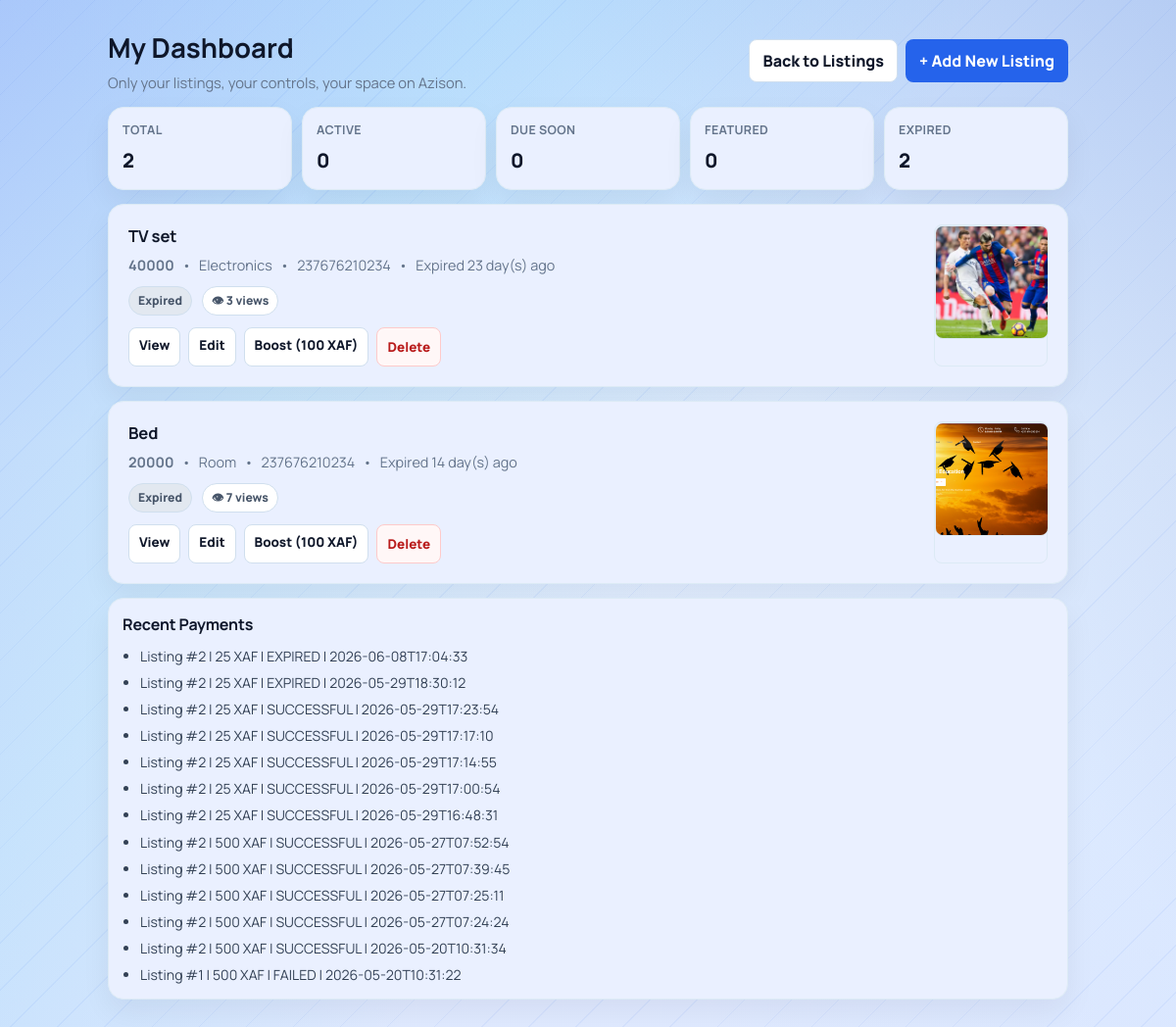
The page /dashboard (signed in) on the database as committed earlier.
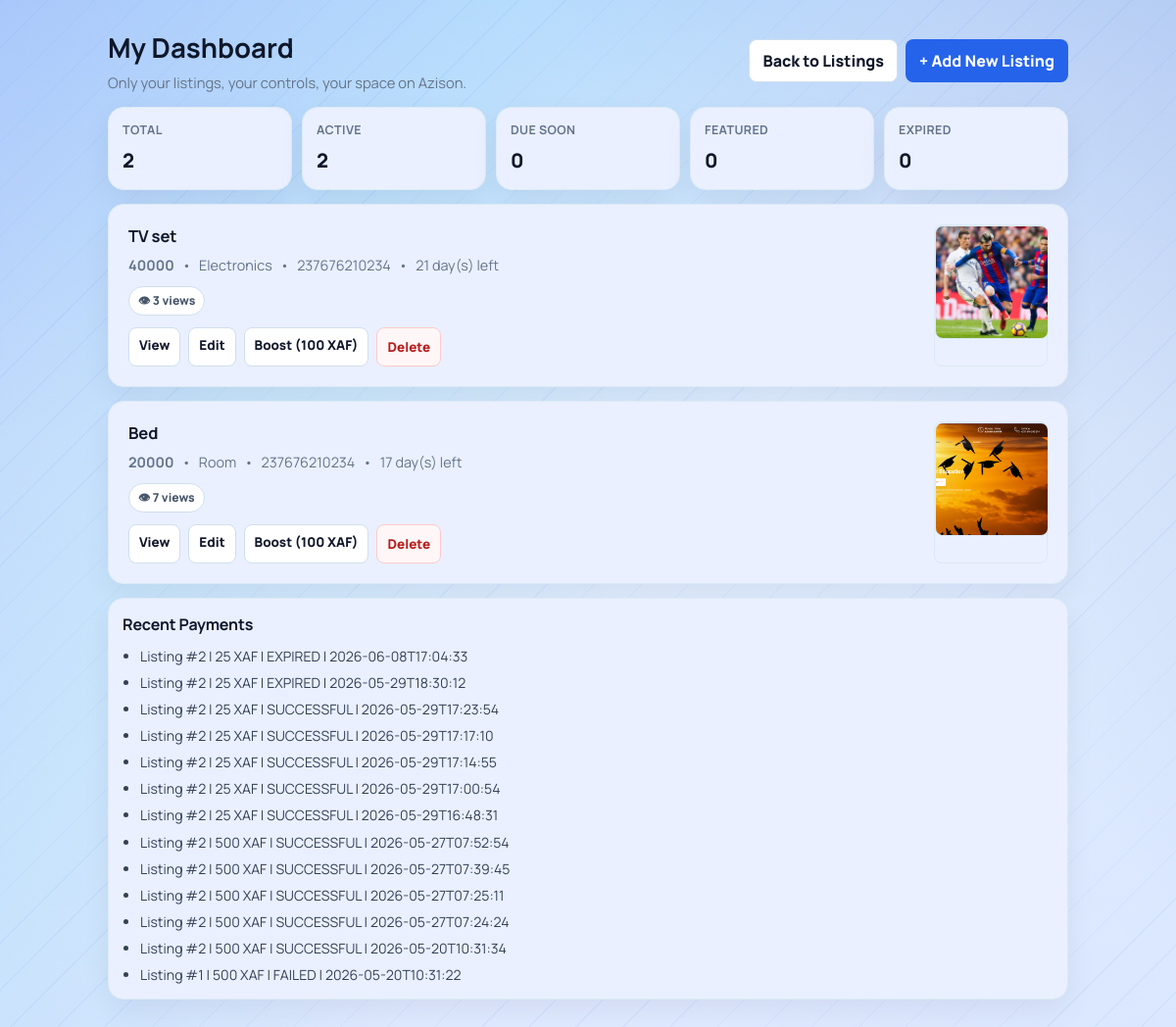
The same page on the database as committed later.
### tables this page shows
CREATE TABLE listings(
            id INTEGER PRIMARY KEY AUTOINCREMENT,
            title TEXT,
            price TEXT,
            category TEXT,
            phone TEXT,
            owner_phone TEXT,
            leave_date TEXT,
            description TEXT,
            image TEXT,
            is_featured INTEGER DEFAULT 0
        , view_count INTEGER DEFAULT 0);

CREATE TABLE payments(
            id INTEGER PRIMARY KEY AUTOINCREMENT,
            listing_id INTEGER NOT NULL,
            reference TEXT NOT NULL UNIQUE,
            amount INTEGER NOT NULL,
            status TEXT NOT NULL,
            phone TEXT,
            created_at TEXT NOT NULL
        , provider_reference TEXT);

### app.py (the view)
@app.route("/dashboard")
@login_required
def dashboard():
    conn = get_db()
    cursor = conn.cursor()
    owner_phone = get_authenticated_owner_phone()
    expire_stale_pending_payments(cursor)
    conn.commit()
    cursor.execute(
        """
        SELECT * FROM listings
        WHERE owner_phone = ?
        ORDER BY is_featured DESC, id DESC
        """,
        (owner_phone,),
    )
    rows = cursor.fetchall()
    cursor.execute(
        """
        SELECT p.id, p.listing_id, p.reference AS reference_id, p.amount, p.status, p.phone, p.created_at
        FROM payments p
        JOIN listings l ON l.id = p.listing_id
        WHERE l.owner_phone = ?
        ORDER BY p.id DESC
        """,
        (owner_phone,),
    )
    payment_rows = cursor.fetchall()
    conn.close()
    today = datetime.today().date()
    listings = []
    pending_payments_by_listing = {}
    payment_history = []
    stats = {
        "total": 0,
        "active": 0,
        "soon": 0,
        "expired": 0,
        "featured": 0,
    }
    for payment_row in payment_rows:
        normalized_status = resolve_internal_payment_status(payment_row["status"]) or PAYMENT_STATUS_PENDING
        if normalized_status == PAYMENT_STATUS_PENDING and payment_row["listing_id"] not in pending_payments_by_listing:
            pending_payments_by_listing[payment_row["listing_id"]] = payment_row["reference_id"]
        payment_history.append(
            {
                "listing_id": payment_row["listing_id"],
                "reference_id": payment_row["reference_id"],
                "amount": payment_row["amount"],
                "status": normalized_status,
                "phone": payment_row["phone"] or "",
                "created_at": payment_row["created_at"],
            }
        )
    for row in rows:
        leave_date = datetime.strptime(row["leave_date"], "%Y-%m-%d").date()
        days_left = (leave_date - today).days
        is_expired = days_left < 0
        is_soon = 0 <= days_left <= 3
        is_featured = row["is_featured"] == 1
        stats["total"] += 1
        if is_featured:
            stats["featured"] += 1
        if is_expired:
            stats["expired"] += 1
        else:
            stats["active"] += 1
            if is_soon:
                stats["soon"] += 1
        listings.append(
            {
                "id": row["id"],
                "title": row["title"],
                "price": row["price"],
                "category": row["category"],
                "phone": row["phone"],
                "leave_date": row["leave_date"],
                "description": row["description"] or "",
                "image": row["image"],
                "is_featured": row["is_featured"],
                "days_left": days_left,
                "is_expired": is_expired,
                "is_soon": is_soon,
                "pending_payment_reference": pending_payments_by_listing.get(row["id"], ""),
                "view_count": row["view_count"],
            }
        )
    return render_template(
        "dashboard.html",
        listings=listings,
        stats=stats,
        payment_history=payment_history[:20],
        boost_amount=effective_boost_amount(),
    )

### app.py (called while the page is built)
def env_flag(name):
    return os.getenv(name, "").strip().lower() in {"1", "true", "yes", "on"}

def get_db():
    if USE_POSTGRES:
        if psycopg2 is None:
            raise RuntimeError("DATABASE_URL is set but psycopg2 is not installed.")
        return PostgresConnection(psycopg2.connect(normalize_database_url(DATABASE_URL)))
    conn = sqlite3.connect(SQLITE_DATABASE_PATH)
    conn.row_factory = sqlite3.Row
    return conn

def normalize_phone(raw_phone):
    if not raw_phone:
        return ""
    phone = re.sub(r"\D", "", raw_phone)
    if phone.startswith("00"):
        phone = phone[2:]
    national_number = ""
    if phone.startswith("237") and len(phone) == 12:
        national_number = phone[3:]
    elif len(phone) == 10 and phone.startswith("0"):
        national_number = phone[1:]
    elif len(phone) == 9:
        national_number = phone
    else:
        return ""
    if len(national_number) != 9 or national_number[0] not in {"2", "6"}:
        return ""
    phone = "237" + national_number
    return phone

def get_session_user_id():
    raw_user_id = session.get("user_id")
    if raw_user_id is None:
        return None
    try:
        return int(raw_user_id)
    except (TypeError, ValueError):
        session.pop("user_id", None)
        return None

def listing_image_url(image_value):
    image_value = (image_value or "").strip()
    if not image_value:
        return ""
    if image_value.startswith(("http://", "https://")):
        return image_value
    return url_for("static", filename=f"uploads/{image_value}")

def effective_boost_amount() -> int:
    return BOOST_LISTING_AMOUNT

def normalize_payment_status(status):
    return (status or "").strip().upper()

def enable_insecure_oauth_for_localhost():
    host = (request.host or "").split(":", 1)[0].strip().lower()
    local_hosts = {"localhost", "127.0.0.1", "0.0.0.0", "::1"}
    is_local_name = host in local_hosts or host.startswith("localhost")
    is_private_ip = False
    try:
        is_private_ip = ipaddress.ip_address(host).is_private
    except ValueError:
        is_private_ip = False
    if (is_local_name or is_private_ip) and "OAUTHLIB_INSECURE_TRANSPORT" not in os.environ:
        os.environ["OAUTHLIB_INSECURE_TRANSPORT"] = "1"

@app.before_request
def oauth_dev_transport_guard():
    if env_flag("OAUTHLIB_INSECURE_TRANSPORT"):
        os.environ["OAUTHLIB_INSECURE_TRANSPORT"] = "1"
        return
    if request.scheme == "http":
        enable_insecure_oauth_for_localhost()

### templates/dashboard.html (shortened to what this page needs)
<!DOCTYPE html>
<html lang="en">
<head>
    <link rel="stylesheet" href="{{ url_for('static', filename='css/marketplace.css') }}">
</head>
<body>
    <main class="page">
        <section class="topbar">
            <div class="title-wrap">
                <h1>My Dashboard</h1>
                <p>Only your listings, your controls, your space on Azison.</p>
            </div>
            <div class="actions">
                <a class="btn" href="{{ url_for('home') }}">Back to Listings</a>
                <a class="btn primary" href="{{ url_for('create') }}">+ Add New Listing</a>
            </div>
        </section>
        <section class="stats">
            <article class="stat">
                <span class="label">Total</span>
                <strong class="value">{{ stats['total'] }}</strong>
            </article>
            <article class="stat">
                <span class="label">Active</span>
                <strong class="value">{{ stats['active'] }}</strong>
            </article>
            <article class="stat">
                <span class="label">Due Soon</span>
                <strong class="value">{{ stats['soon'] }}</strong>
            </article>
            <article class="stat">
                <span class="label">Featured</span>
                <strong class="value">{{ stats['featured'] }}</strong>
            </article>
            <article class="stat">
                <span class="label">Expired</span>
                <strong class="value">{{ stats['expired'] }}</strong>
            </article>
        </section>
        <section class="list">
            {% if listings %}
                {% for item in listings %}
                    <article class="card">
                        <div>
                            <h2>{{ item['title'] }}</h2>
                            <p class="meta">
                                <span><strong>{{ item['price'] }}</strong></span>
                                <span>•</span>
                                <span>{{ item['category'] }}</span>
                                <span>•</span>
                                <span>{{ item['phone'] }}</span>
                                <span>•</span>
                                {% if item['is_expired'] %}
                                    <span>Expired {{ item['days_left'] * -1 }} day(s) ago</span>
                                {% elif item['is_soon'] %}
                                    <span class="deadline soon">⚡ {{ item['days_left'] }} day(s) left</span>
                                {% else %}
                                    <span class="deadline">{{ item['days_left'] }} day(s) left</span>
                                {% endif %}
                            </p>
                            <div class="chips">
                                {% if item['is_expired'] %}
                                    <span class="chip expired">Expired</span>
                                {% endif %}
                                <span class="chip">👁 {{ item['view_count'] or 0 }} views</span>
                            </div>
                            <div class="row-actions">
                                <a class="link-btn" href="{{ url_for('listing_detail', id=item['id']) }}">View</a>
                                <a class="link-btn" href="{{ url_for('edit_listing', id=item['id']) }}">Edit</a>
                                {% if item['is_featured'] == 1 %}
                                    <span class="link-btn">Featured Active</span>
                                {% else %}
                                    <a class="link-btn" href="{{ url_for('select_boost_payment', listing_id=item['id'], next=url_for('dashboard')) }}">Boost ({{ boost_amount }} XAF)</a>
                                {% endif %}
                                <form method="POST" action="{{ url_for('delete_listing', id=item['id']) }}" onsubmit="return confirm('Are you sure you want to delete this listing?');">
                                    <button class="danger-btn" type="submit">Delete</button>
                                </form>
                            </div>
                        </div>
                        {% if item['image'] %}
                            <a class="thumb-link lightbox-trigger" href="{{ listing_image_url(item['image']) }}" title="Open full image">
                                <img class="thumb" src="{{ listing_image_url(item['image']) }}" alt="{{ item['title'] }}">
                            </a>
                        {% endif %}
                    </article>
                {% endfor %}
            {% else %}
                <div class="empty">
                    <p>No listings yet on your dashboard.</p>
                    <a class="btn primary" href="{{ url_for('create') }}">Post your first listing</a>
                </div>
            {% endif %}
        </section>
        <section class="history">
            <h2>Recent Payments</h2>
            {% if payment_history %}
                <ul>
                    {% for payment in payment_history %}
                        <li>
                            Listing #{{ payment['listing_id'] }} | {{ payment['amount'] }} XAF | {{ payment['status'] }} | {{ payment['created_at'] }}
                        </li>
                    {% endfor %}
                </ul>
            {% else %}
                <p class="summary">No payment activity yet.</p>
            {% endif %}
        </section>
    </main>
</body>
</html>

### static/css/marketplace.css (style rules this page uses)
:root { --bg: #dfe9ff; --card: #ffffff; --surface: #eaf0ff; --surface-alt: #eef4ff; --text: #0f172a; --muted: #64748b; --line: #d0dfee; --line-soft: #dceaf5; --brand: #2563eb; --brand-light: #3b82f6; --accent: #dbeafe; --urgent: #b45309; --featured: #1d4ed8; --chip: #eaf0ff; --soft: #f4f8ff; --auth-bg: #eaf0ff; --ok: #15803d; --warn: #b45309; --danger: #b91c1c; --shadow-sm: 0 1px 3px rgba(15, 23, 42, 0.06); --shadow-md: 0 4px 12px rgba(15, 23, 42, 0.05), 0 1px 3px rgba(15, 23, 42, 0.06); --shadow-lg: 0 12px 30px rgba(15, 23, 42, 0.06); --shadow-xl: 0 20px 40px rgba(15, 23, 42, 0.08); --radius-sm: 8px; --radius-md: 12px; --radius-lg: 16px; }
html { color-scheme: light; }
body { line-height: 1.5; background: repeating-linear-gradient(135deg, rgba(37, 99, 235, 0.06) 0 1px, transparent 1px 34px), linear-gradient(120deg, rgba(37, 99, 235, 0.22) 0%, rgba(14, 165, 233, 0.12) 28%, transparent 56%), linear-gradient(235deg, rgba(30, 64, 175, 0.14) 0%, rgba(191, 219, 254, 0.16) 34%, transparent 62%), linear-gradient(180deg, #cfe4ff 0%, #e4f0ff 42%, var(--bg) 100%); background-attachment: fixed; }
a { color: #1d4ed8; }
h1, h2, h3, .title, .section-title, .related-title { color: var(--text); letter-spacing: 0; }
.page { margin-top: 28px; }
.card, .stat, .history { border: 1px solid var(--line-soft); border-radius: var(--radius-lg); background: var(--surface); box-shadow: var(--shadow-lg); }
.card { padding: 20px; transition: box-shadow 0.2s ease, transform 0.2s ease; }
.card.clickable, .related-card, .stat, .history, .btn, .back, .nav, .action-link, .action-btn, .link-btn, .danger-btn, .owner-link, .owner-btn, .cta, .related-link, .search button, .search .clear-btn, input[type="file"]::file-selector-button { transition: transform 0.14s ease, box-shadow 0.14s ease, border-color 0.14s ease, background-color 0.14s ease; }
.btn, .back, .nav, .action-link, .action-btn, .link-btn, .danger-btn, .owner-link, .owner-btn, .cta, .related-link, .search button, .search .clear-btn { min-height: 40px; border-radius: var(--radius-sm); font-weight: 800; }
.btn.primary, .cta, .search button, input[type="file"]::file-selector-button { background: var(--brand); border-color: transparent; color: #ffffff; }
.danger-btn, .owner-btn.delete, .action-btn.delete { background: #fff7f7; border-color: #fecaca; color: var(--danger); }
.chips { gap: 10px; }
.chip, .badge, .mini-badge { border: 1px solid transparent; border-radius: 999px; }
.chip { background: #ffffff; border-color: var(--line); color: #475569; }
.deadline { color: inherit; white-space: nowrap; }
.list { gap: 14px; }
.thumb, .thumb-link { width: 116px; border-radius: var(--radius-sm); border: 1px solid var(--line-soft); }
.thumb { height: 116px; background: #eef2f7; }
.summary, .description, .history ul { color: #334155; }
.meta, .related-meta, .subtitle, .field-hint, .section-subtitle, .helper, .image-note { color: var(--muted); }
.stats { grid-template-columns: repeat(auto-fit, minmax(140px, 1fr)); }
.stat { padding: 14px; background: var(--surface); }
.stat .label, .label { letter-spacing: 0.03em; }

Rows that differ between the two databases and show on the page:
changed listings "TV set": days_left (not shown) → "21"; item "23" → (not shown); text "Expired day(s) ago Expired" → "day(s) left"
changed listings "Bed": days_left (not shown) → "17"; item "14" → (not shown); text "Expired day(s) ago Expired" → "day(s) left"
Other text that changed with them:
{{ stats['active'] }}: "0" → "2"
{{ stats['expired'] }}: "2" → "0"
